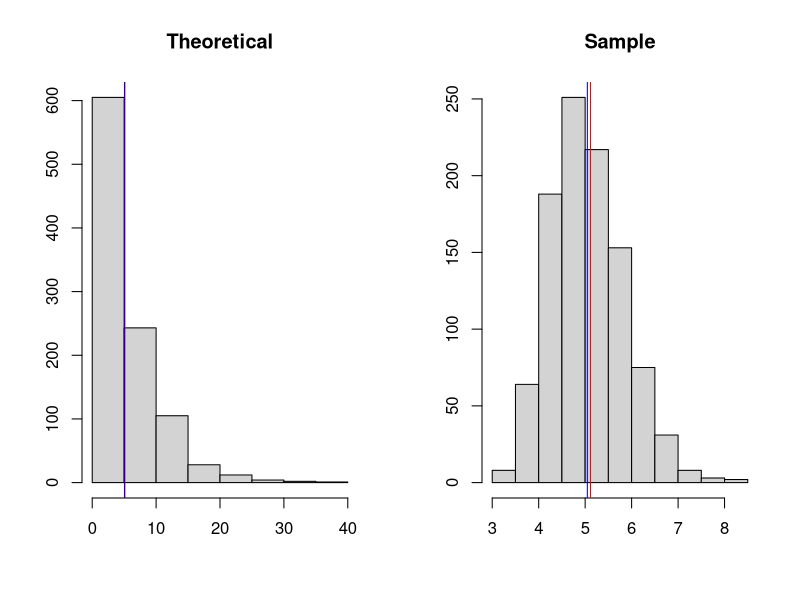
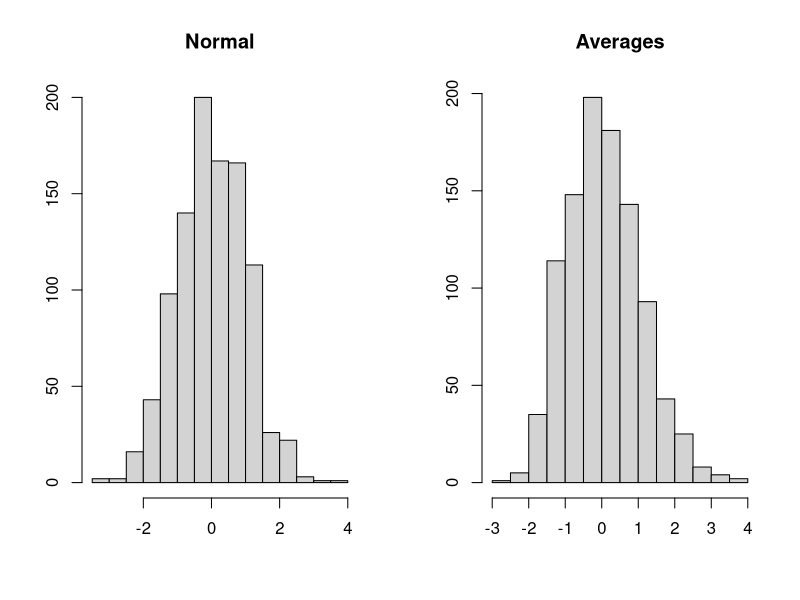

R code for these plots, in order:
## ---- chunk 1
tm <- 1/0.2
## ---- chunk 2
tm
## ---- chunk 3
set.seed(10)
mean(rexp(1000,0.2))
## ---- chunk 4
set.seed(10)
vmeans <- NULL
for (i in 1 : 1000) vmeans = c(vmeans, mean(rexp(40,0.2)))
mean(vmeans)
## ---- chunk 5
set.seed(10)

tm <- mean(rexp(1000,0.2))

vmeans <- NULL
for (i in 1 : 1000) vmeans = c(vmeans, mean(rexp(40,0.2)))
sm <- mean(vmeans)

par(mfcol=c(1,2))
hist(rexp(1000,0.2), main = "Theoretical", xlab = "", ylab = "", )
abline(v=tm, col="red")
abline(v=sm, col="blue")
hist(vmeans, main = "Sample", xlab = "", ylab = "")
abline(v=tm, col="red")
abline(v=sm, col="blue")
## ---- chunk 6
set.seed(10)
var(rexp(1000,0.2))

set.seed(10)
vnmeans <- NULL
for (i in 1 : 1000) vnmeans = c(vnmeans, ((mean(rexp(40,0.2))-(1/0.2))/((1/0.2)/sqrt(40))))
var(vnmeans)
## ---- chunk 7
set.seed(10)
mean(rnorm(1000))
var(rnorm(1000,1))

set.seed(10)
vnmeans <- NULL
for (i in 1 : 1000) vnmeans = c(vnmeans, ((mean(rexp(40,0.2))-(1/0.2))/((1/0.2)/sqrt(40))))
mean(vnmeans)
var(vnmeans)
## ---- chunk 8
set.seed(10)

vnorm <- rnorm(1000)

vnmeans <- NULL
for (i in 1 : 1000) vnmeans = c(vnmeans, ((mean(rexp(40,0.2))-(1/0.2))/((1/0.2)/sqrt(40))))

par(mfcol=c(1,2))
hist(vnorm, main = "Normal", xlab = "", ylab = "")
hist(vnmeans, main = "Averages", xlab = "", ylab = "")
